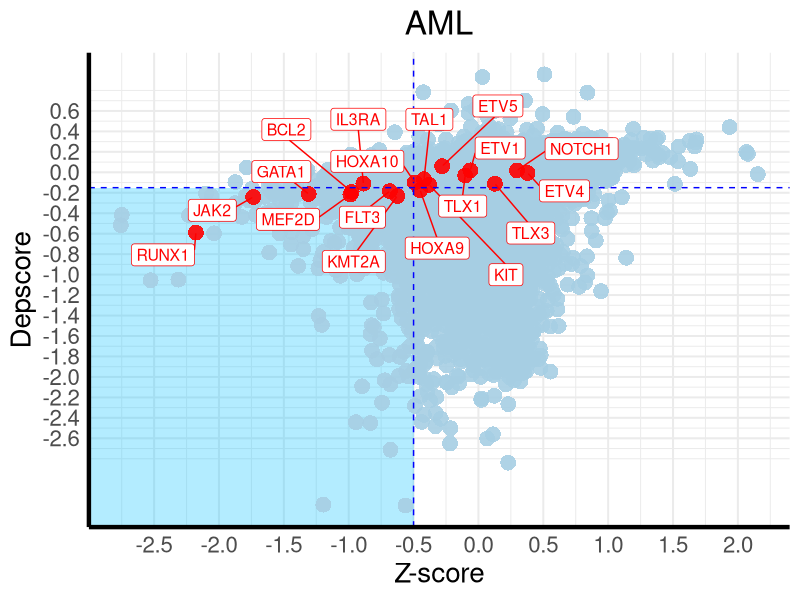

Source code (R):
library(ggplot2)
library(readr)
library(dplyr)
library(ggrepel)

# Загрузка объединённого файла
data <- read_csv("../mean_gene_z-score_depscore_data/mean_gene_z-score_depscore_aml.csv")

# Удаляем строки с NA
data <- na.omit(data)

# Переименование колонок, если нужно
colnames(data) <- c("Gene", "Depscore", "Zscore")

# Выделяем гены для подсветки
highlight_genes <- c("FLT3", "BCL2", "RUNX1", "GATA1", "KIT", "JAK2", "NOTCH1", "TAL1", "TLX3",
                     "HOXA9", "HOXA10", "TLX1", "MEF2D", "KMT2A", "IL3RA", "ETV1", "ETV4", "ETV5")

# Отмечаем гены для подсветки
data$highlight <- ifelse(data$Gene %in% highlight_genes, "highlight", "normal")

# Построение графика
plot <- ggplot(data, aes(x = Zscore, y = Depscore)) +
  # Синий фон в нижнем левом сегменте
  annotate("rect", xmin = -Inf, xmax = -0.5, ymin = -Inf, ymax = -0.15,
           fill = "#00bfff", alpha = 0.3) +
  
  # Точки обычные
  geom_point(data = subset(data, highlight == "normal"),
             color = "#A6CEE3", size = 5, shape = 16, alpha = 0.9) +
  
  # Точки выделенные
  geom_point(data = subset(data, highlight == "highlight"),
             color = "red", size = 5, shape = 16, alpha = 0.9) +
  
  # Вертикальная и горизонтальная отсечки
  geom_vline(xintercept = -0.5, color = "blue", linetype = "dashed", size = 0.5) +
  geom_hline(yintercept = -0.15, color = "blue", linetype = "dashed", size = 0.5) +
  
  # Подписи без линий
  geom_label_repel(data = subset(data, highlight == "highlight"),
                   aes(label = Gene), 
                   color = "red", size = 4, box.padding = 0.5, max.overlaps = 50,
                   fill = "white", label.size = 0.25) +
  
  # Оси и оформление
  scale_x_continuous(breaks = seq(-2.5, 2, by = 0.5)) +
  scale_y_continuous(breaks = seq(-2.6, 0.6, by = 0.2)) +
  labs(x = "Z-score", y = "Depscore") +
  ggtitle("AML") +
  theme_minimal(base_size = 15) +
  theme(
    axis.line = element_line(size = 1.5),
    axis.title = element_text(size = 20),
    axis.text = element_text(size = 16),
    plot.title = element_text(size = 24, hjust = 0.5),
    legend.position = "none",
    panel.background = element_rect(fill = "white", color = NA),
    plot.background = element_rect(fill = "white", color = NA)
  )

# Сохраняем график
ggsave("./aml_lines.png",
       plot = plot, width = 8, height = 8, dpi = 300, units = "in")